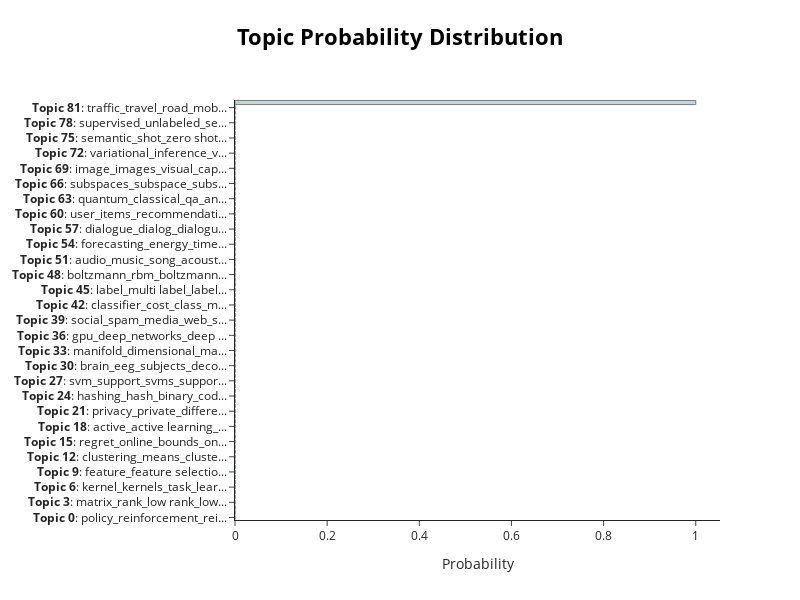

Notebook source saved alongside this figure:
### Markdown cell above
### Topic distribution

### Code cell
topic_model.visualize_distribution(probabilities[0], min_probability=0.0)

### Figure 1 — Plotly figure (JSON) as saved in the notebook; plotly's stock layout.template omitted (floating-point values rounded to 4 significant figures)
{"data": [{"marker": {"color": "#C8D2D7", "line": {"color": "#6E8484", "width": 1}}, "orientation": "h", "type": "bar", "x": [1.114e-307, 2.097e-307, 8.804e-308, 1.117e-307, 1.677e-307, 1.068e-307, 2.433e-307, 8.387e-308, 1.159e-307, 1.731e-307, 9.914e-308, 8.276e-308, 1.008e-307, 8.812e-308, 1.489e-307, 2.96e-307, 9.832e-307, 1.106e-307, 2.777e-307, 1.402e-307, 1.62e-307, 1.491e-307, 1.385e-307, 1.495e-307, 9.314e-308, 8.059e-308, 1.063e-307, 2.462e-307, 6.753e-308, 1.259e-307, 1.213e-307, 1.389e-307, 1.342e-307, 1.389e-307, 1.087e-307, 1.922e-307, 8.554e-308, 1.185e-307, 1.363e-307, 1.243e-307, 9.636e-308, 9.287e-308, 2.649e-307, 1.189e-307, 1.677e-307, 1.856e-307, 8.813e-308, 1.846e-307, 8.72e-308, 8.971e-308, 8.964e-308, 6.995e-308, 2.308e-307, 2.805e-307, 1.355e-307, 1.209e-307, 2.245e-307, 7.73e-308, 2.022e-307, 2.277e-307, 1.196e-307, 1.088e-307, 9.765e-308, 1.121e-307, 1.083e-307, 1.293e-307, 1.082e-307, 1.101e-307, 6.361e-308, 8.399e-308, 1.577e-307, 2.447e-307, 1.149e-307, 2.292e-307, 1.561e-307, 8.862e-308, 1.444e-307, 1.09e-307, 2.261e-307, 9.061e-308, 1.14e-307, 1.434e-307, 1], "y": ["<b>Topic 0</b>: policy_reinforcement_rei...", "<b>Topic 1</b>: gradient_stochastic_conv...", "<b>Topic 2</b>: networks_deep_neural_neu...", "<b>Topic 3</b>: matrix_rank_low rank_low...", "<b>Topic 4</b>: regret_bandit_arms_arm_a...", "<b>Topic 5</b>: bayesian_structure_bayes...", "<b>Topic 6</b>: kernel_kernels_task_lear...", "<b>Topic 7</b>: object_image_video_objec...", "<b>Topic 8</b>: sparse_dictionary_signal...", "<b>Topic 9</b>: feature_feature selectio...", "<b>Topic 10</b>: recommendation_users_us...", "<b>Topic 11</b>: topic_topics_lda_topic ...", "<b>Topic 12</b>: clustering_means_cluste...", "<b>Topic 13</b>: word_words_embeddings_r...", "<b>Topic 14</b>: detection_anomaly_anoma...", "<b>Topic 15</b>: regret_online_bounds_on...", "<b>Topic 16</b>: epsilon_eps_log_distrib...", "<b>Topic 17</b>: mixture_clustering_mixt...", "<b>Topic 18</b>: active_active learning_...", "<b>Topic 19</b>: graph_graphs_nodes_kern...", "<b>Topic 20</b>: lasso_group_group lasso...", "<b>Topic 21</b>: privacy_private_differe...", "<b>Topic 22</b>: relational_logic_knowle...", "<b>Topic 23</b>: metric_metric learning_...", "<b>Topic 24</b>: hashing_hash_binary_cod...", "<b>Topic 25</b>: sequence_translation_ne...", "<b>Topic 26</b>: tensor_tensors_decompos...", "<b>Topic 27</b>: svm_support_svms_suppor...", "<b>Topic 28</b>: speech_dnn_acoustic_spe...", "<b>Topic 29</b>: protein_proteins_sequen...", "<b>Topic 30</b>: brain_eeg_subjects_deco...", "<b>Topic 31</b>: gp_gaussian_gaussian pr...", "<b>Topic 32</b>: channel_users_wireless_...", "<b>Topic 33</b>: manifold_dimensional_ma...", "<b>Topic 34</b>: bethe_belief propagatio...", "<b>Topic 35</b>: ensemble_forests_trees_...", "<b>Topic 36</b>: gpu_deep_networks_deep ...", "<b>Topic 37</b>: mcmc_monte carlo_monte_...", "<b>Topic 38</b>: ranking_rank_items_comp...", "<b>Topic 39</b>: social_spam_media_web_s...", "<b>Topic 40</b>: nmf_nonnegative_matrix_...", "<b>Topic 41</b>: generative_variational_...", "<b>Topic 42</b>: classifier_cost_class_m...", "<b>Topic 43</b>: causal_variables_discov...", "<b>Topic 44</b>: crowdsourcing_workers_c...", "<b>Topic 45</b>: label_multi label_label...", "<b>Topic 46</b>: domain_adaptation_domai...", "<b>Topic 47</b>: bayesian optimization_o...", "<b>Topic 48</b>: boltzmann_rbm_boltzmann...", "<b>Topic 49</b>: hmm_hmms_hidden_hidden ...", "<b>Topic 50</b>: auto_denoising_encoder_...", "<b>Topic 51</b>: audio_music_song_acoust...", "<b>Topic 52</b>: ml_distributed_ml algor...", "<b>Topic 53</b>: submodular_submodular f...", "<b>Topic 54</b>: forecasting_energy_time...", "<b>Topic 55</b>: network_social_networks...", "<b>Topic 56</b>: distributed_communicati...", "<b>Topic 57</b>: dialogue_dialog_dialogu...", "<b>Topic 58</b>: auction_revenue_price_a...", "<b>Topic 59</b>: boosting_adaboost_abc_m...", "<b>Topic 60</b>: user_items_recommendati...", "<b>Topic 61</b>: community_communities_c...", "<b>Topic 62</b>: activity_activity recog...", "<b>Topic 63</b>: quantum_classical_qa_an...", "<b>Topic 64</b>: spectral_spectral clust...", "<b>Topic 65</b>: time series_series_time...", "<b>Topic 66</b>: subspaces_subspace_subs...", "<b>Topic 67</b>: text_documents_document...", "<b>Topic 68</b>: speaker_recognition_spe...", "<b>Topic 69</b>: image_images_visual_cap...", "<b>Topic 70</b>: mining_rules_frequent_p...", "<b>Topic 71</b>: structured_structured p...", "<b>Topic 72</b>: variational_inference_v...", "<b>Topic 73</b>: diffusion_agents_distri...", "<b>Topic 74</b>: games_game_dynamics_pla...", "<b>Topic 75</b>: semantic_shot_zero shot...", "<b>Topic 76</b>: stock_financial_market_...", "<b>Topic 77</b>: adversarial_adversarial...", "<b>Topic 78</b>: supervised_unlabeled_se...", "<b>Topic 79</b>: neurons_spiking_synapti...", "<b>Topic 80</b>: students_student_gradin...", "<b>Topic 81</b>: traffic_travel_road_mob...", "<b>Topic 82</b>: bounds_risk_rademacher_..."]}], "layout": {"height": 600, "hoverlabel": {"bgcolor": "white", "font": {"family": "Rockwell", "size": 16}}, "title": {"font": {"color": "Black", "size": 22}, "text": "<b>Topic Probability Distribution</b>", "x": 0.5, "xanchor": "center", "y": 0.95, "yanchor": "top"}, "width": 800, "xaxis": {"title": {"text": "Probability"}}}}
